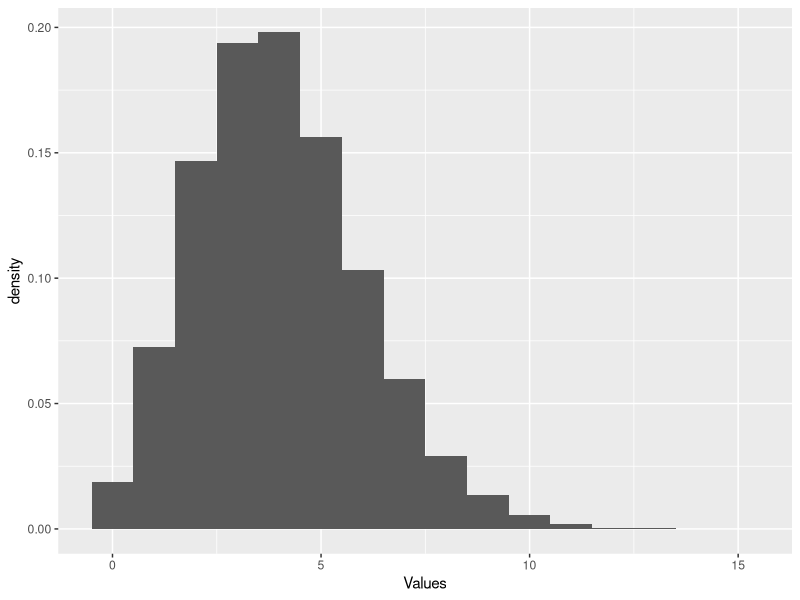
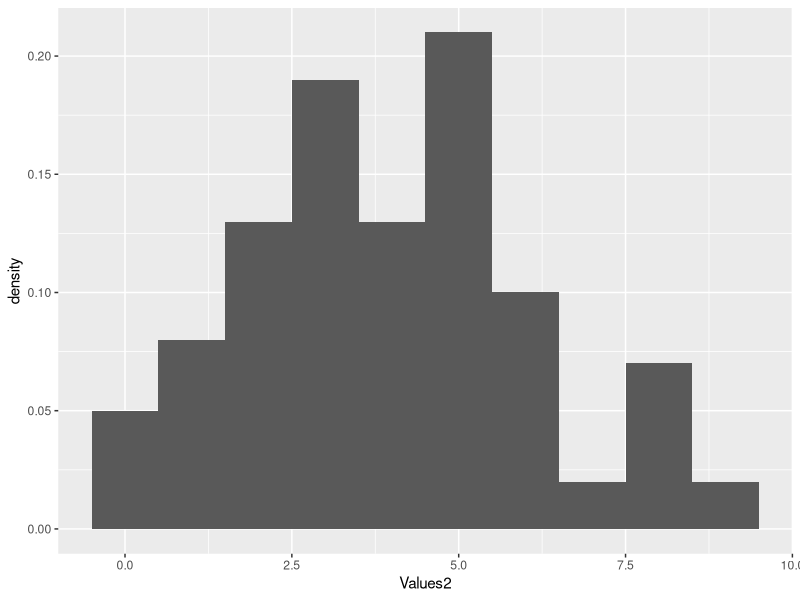
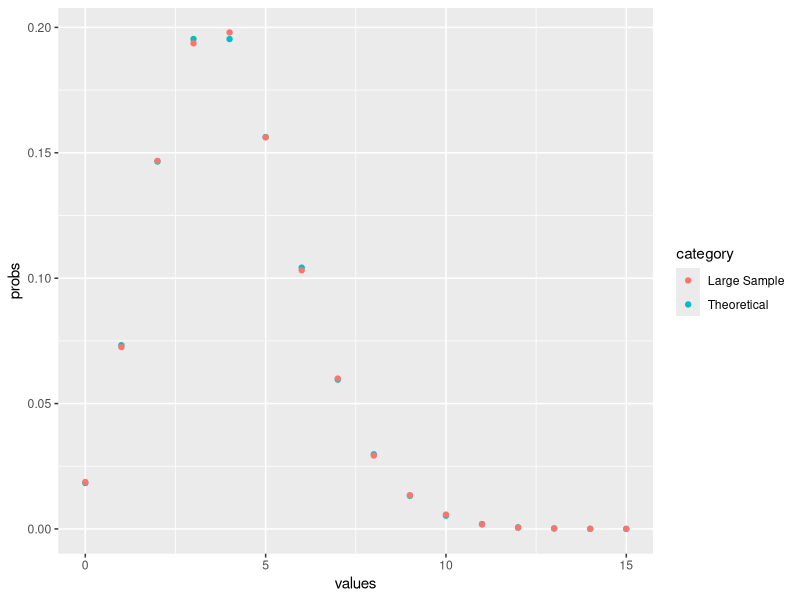
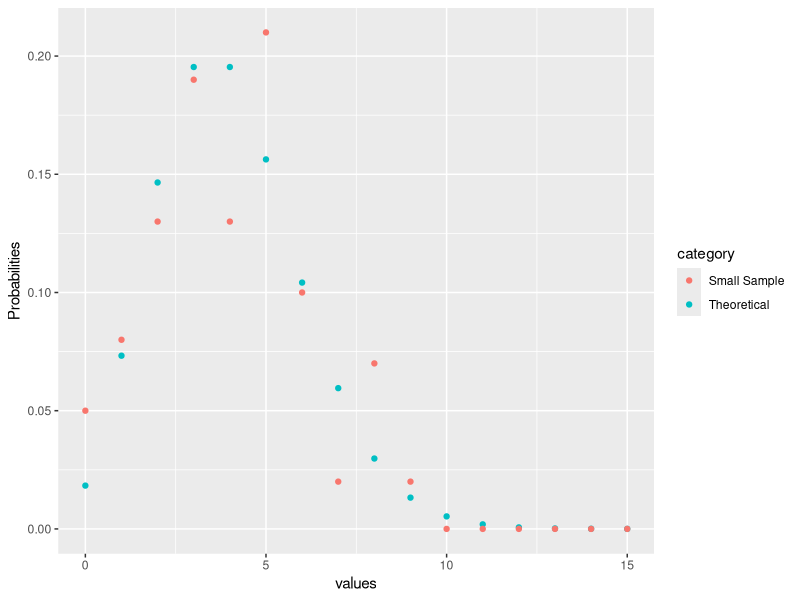
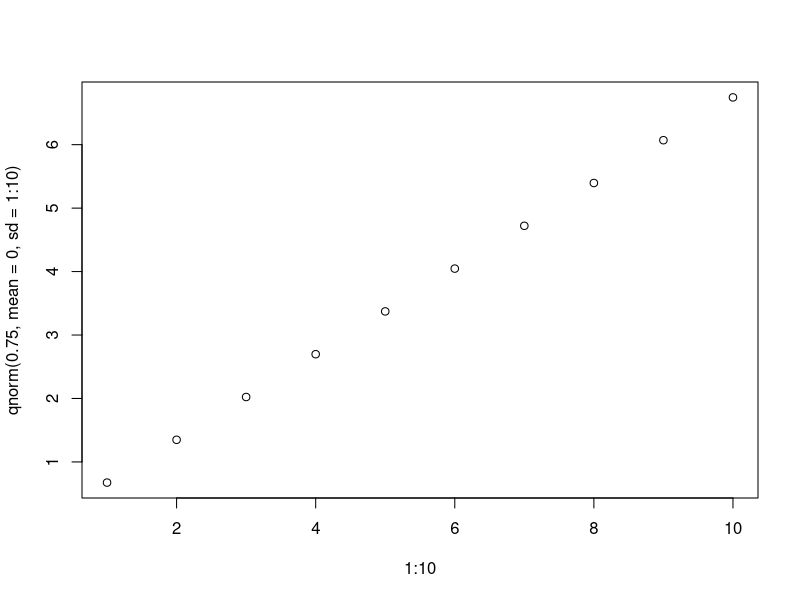
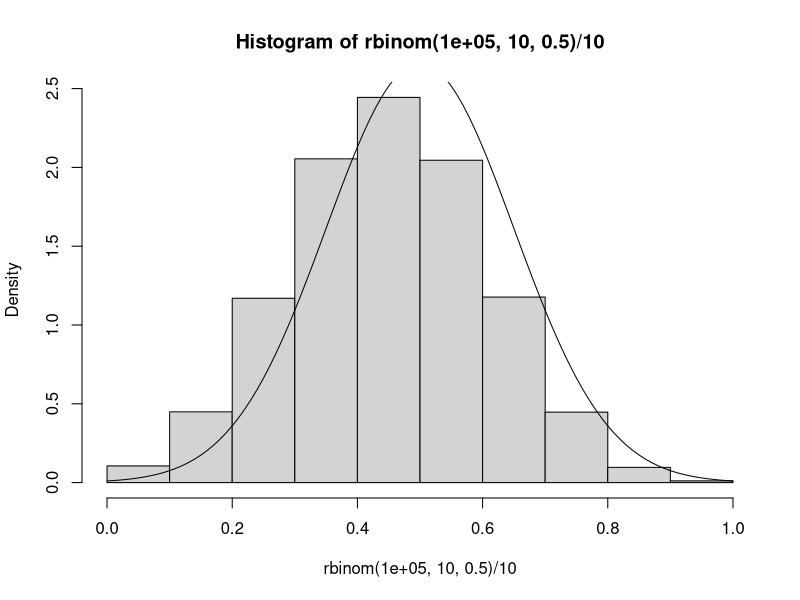
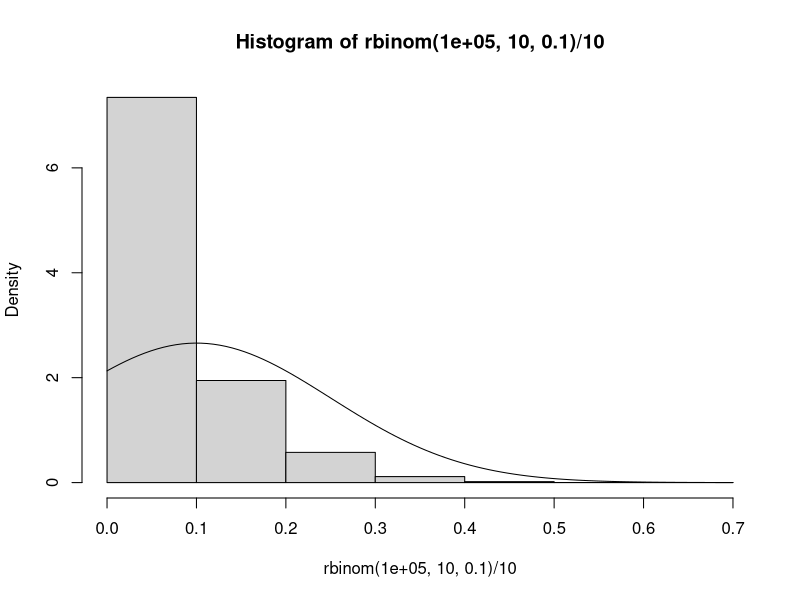
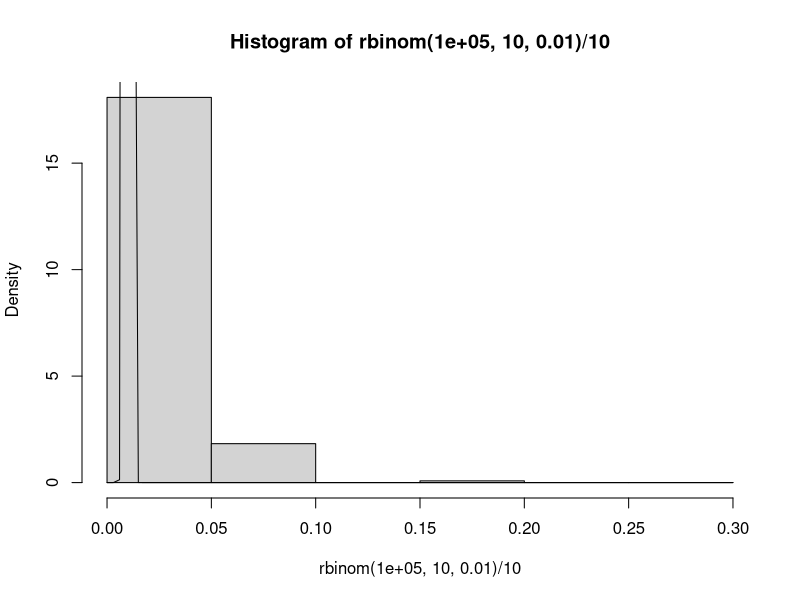

Here is the R script that generated these plots, in order:
## ---- chunk 1
knitr::opts_chunk$set(echo = TRUE)
#install.packages("cowplot")
library(tidyverse)
library(knitr)

## ---- chunk 2
set.seed(7654321)
largeSample <- data.frame(Values=rpois(100000, 4))

(histo1 <- ggplot(largeSample,aes(x=Values))+geom_histogram(aes(y=..density..),binwidth=1))

set.seed(7654321)
smallSample <- data.frame(Values2=rpois(100, 4))

(histo2 <- ggplot(smallSample,aes(x=Values2))+geom_histogram(aes(y=..density..),binwidth=1))
#+stat_bin(geom="text", aes(label=round(..density..,2)))
 #+stat_bin(binwidth=1, geom='text', color='white', aes(label=..density..))

## ---- chunk 3
largeSampDens <- ggplot_build(histo1)$data[[1]]$density
smallSampDens <- ggplot_build(histo2)$data[[1]]$density
smallSampDens2 <- c(smallSampDens,c(0,0,0,0,0,0))

(theorPoissonVsLarge <-data.frame(values=rep(c(0:15),2),probs=c(dpois(0:15,4),largeSampDens),category=rep(c("Theoretical","Large Sample"),each=16)))

(theoPlot1 <- ggplot(theorPoissonVsLarge,aes(x=values,y=probs,colour=category))+geom_point())

(theorPoissonVsSmall <- data.frame(values=rep(c(0:15),2),Probabilities=c(dpois(0:15,4),smallSampDens2),category=rep(c("Theoretical","Small Sample"),each=16)))

(theoreticalPlot2 <- ggplot(theorPoissonVsSmall, aes(x=values,y=Probabilities,colour=category))+geom_point())
                              


## ---- chunk 4
(qnorm(0.75,mean=0,sd=1:10))
plot(1:10,qnorm(0.75,mean=0,sd=1:10))
## ---- chunk 5
ns<-c(10,50,1000)
ps<-c(.5,.1,.01)

dat.samp<-
  data.frame(ns=rep(ns,times=rep(length(ps),length(ns))),
             ps=rep(ps,times=length(ns)))

binom10.5 <- data.frame(proportion=rbinom(100000,10,.5)/10)
mean(binom10.5[["proportion"]])
IQR(binom10.5[["proportion"]])
binom10.1 <- data.frame(proportion=rbinom(100000,10,.1)/10)
mean(binom10.1[["proportion"]])
IQR(binom10.1[["proportion"]])
binom10.01 <- data.frame(proportion=rbinom(100000,10,.01)/10)
mean(binom10.01[["proportion"]])
IQR(binom10.01[["proportion"]])
binom50.5 <- data.frame(proportion=rbinom(100000,50,.5)/50)
mean(binom50.5[["proportion"]])
IQR(binom50.5[["proportion"]])
binom50.1 <- data.frame(proportion=rbinom(100000,50,.1)/50)
mean(binom50.1[["proportion"]])
IQR(binom50.1[["proportion"]])
binom50.01 <- data.frame(proportion=rbinom(100000,50,.01)/50)
mean(binom50.01[["proportion"]])
IQR(binom50.01[["proportion"]])
binom1000.5 <- data.frame(proportion=rbinom(100000,1000,.5)/1000)
mean(binom1000.5[["proportion"]])
IQR(binom1000.5[["proportion"]])
binom1000.1<- data.frame(proportion=rbinom(100000,1000,.1)/1000)
mean(binom1000.1[["proportion"]])
IQR(binom1000.1[["proportion"]])
binom1000.01 <- data.frame(proportion=rbinom(100000,1000,.01)/1000)
mean(binom1000.01[["proportion"]])
IQR(binom1000.01[["proportion"]])

## ---- chunk 6
hist(rbinom(100000,10,.5)/10,breaks=11,freq = FALSE)
x<-seq(0,10,by=0.02)
curve(dnorm(x,mean=.5,sd=.15), add=TRUE)
hist(rbinom(100000,10,.1)/10,breaks=5,freq = FALSE)
x<-seq(0,10,by=0.02)
curve(dnorm(x,mean=.1,sd=.15), add=TRUE)
hist(rbinom(100000,10,.01)/10,breaks=10,freq = FALSE)
x<-seq(0,10,by=0.02)
curve(dnorm(x,mean=.01,sd=.001), add=TRUE)
hist(rbinom(100000,50,.5)/50,breaks=20,freq = FALSE)
x<-seq(0,50,by=0.02)
curve(dnorm(x,mean=.5,sd=.06), add=TRUE)
hist(rbinom(100000,50,.1)/50,breaks=5,freq = FALSE)
x<-seq(0,50,by=0.02)
curve(dnorm(x,mean=.1,sd=.044), add=TRUE)
hist(rbinom(100000,50,.01)/50,breaks=20,freq = FALSE)
x<-seq(0,50,by=0.02)
curve(dnorm(x,mean=.01,sd=.015), add=TRUE)
hist(rbinom(100000,1000,.5)/1000,breaks=20,freq = FALSE)
x<-seq(0,1000,by=0.02)
curve(dnorm(x,mean=.5,sd=.016), add=TRUE)
hist(rbinom(100000,1000,.1)/1000,breaks=20,freq = FALSE)
x<-seq(0,1000,by=0.02)
curve(dnorm(x,mean=.1,sd=.01), add=TRUE)
hist(rbinom(100000,1000,.01)/1000,breaks=20,freq = FALSE)
x<-seq(0,1000,by=0.02)
curve(dnorm(x,mean=.01,sd=.003), add=TRUE)
